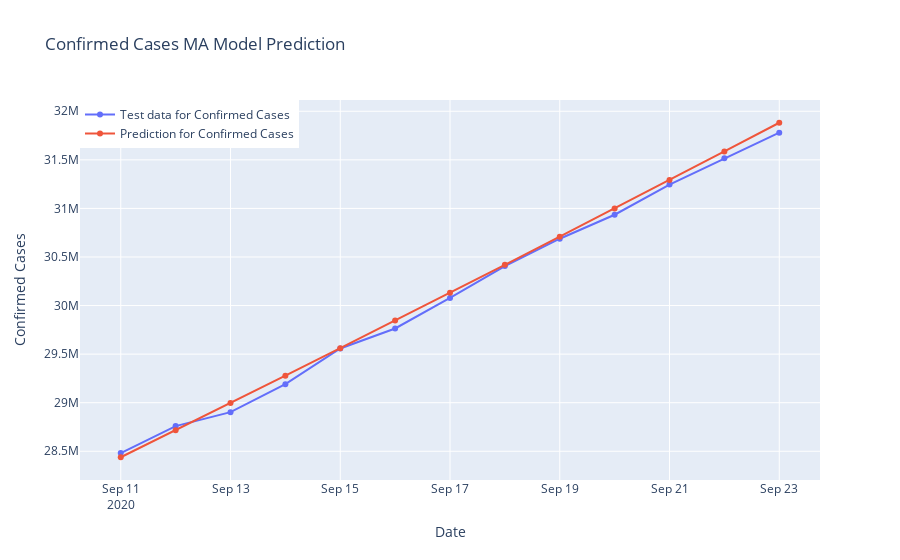

Notebook code cell kept with this figure:
### Code cell
#Checking performance of MA model on the test data

fig = go.Figure()
fig.add_trace(go.Scatter(x = model_test.index, y = model_test["Confirmed"],
                    mode = 'lines + markers', name = "Test data for Confirmed Cases",))
fig.add_trace(go.Scatter(x = model_test.index, y = y_pred["MA Model Prediction"],
                    mode = 'lines + markers', name = "Prediction for Confirmed Cases",))
fig.update_layout(title = "Confirmed Cases MA Model Prediction",
                 xaxis_title = "Date", yaxis_title = "Confirmed Cases", legend = dict(x = 0, y = 1, traceorder = "normal"))
fig.show()

### Figure 1 — Plotly figure (JSON) as saved in the notebook; plotly's stock layout.template omitted (floating-point values rounded to 4 significant figures)
{"data": [{"mode": "lines+markers", "name": "Test data for Confirmed Cases", "type": "scatter", "x": ["2020-09-11T00:00:00", "2020-09-12T00:00:00", "2020-09-13T00:00:00", "2020-09-14T00:00:00", "2020-09-15T00:00:00", "2020-09-16T00:00:00", "2020-09-17T00:00:00", "2020-09-18T00:00:00", "2020-09-19T00:00:00", "2020-09-20T00:00:00", "2020-09-21T00:00:00", "2020-09-22T00:00:00", "2020-09-23T00:00:00"], "y": [28481413, 28759036, 28902753, 29190841, 29557942, 29764055, 30078889, 30406197, 30688150, 30935011, 31245797, 31517087, 31779835]}, {"mode": "lines+markers", "name": "Prediction for Confirmed Cases", "type": "scatter", "x": ["2020-09-11T00:00:00", "2020-09-12T00:00:00", "2020-09-13T00:00:00", "2020-09-14T00:00:00", "2020-09-15T00:00:00", "2020-09-16T00:00:00", "2020-09-17T00:00:00", "2020-09-18T00:00:00", "2020-09-19T00:00:00", "2020-09-20T00:00:00", "2020-09-21T00:00:00", "2020-09-22T00:00:00", "2020-09-23T00:00:00"], "y": [28440000.0, 28720000.0, 29000000.0, 29280000.0, 29560000.0, 29850000.0, 30130000.0, 30420000.0, 30710000.0, 31000000.0, 31290000.0, 31590000.0, 31880000.0]}], "layout": {"legend": {"traceorder": "normal", "x": 0, "y": 1}, "title": {"text": "Confirmed Cases MA Model Prediction"}, "xaxis": {"title": {"text": "Date"}}, "yaxis": {"title": {"text": "Confirmed Cases"}}}}
